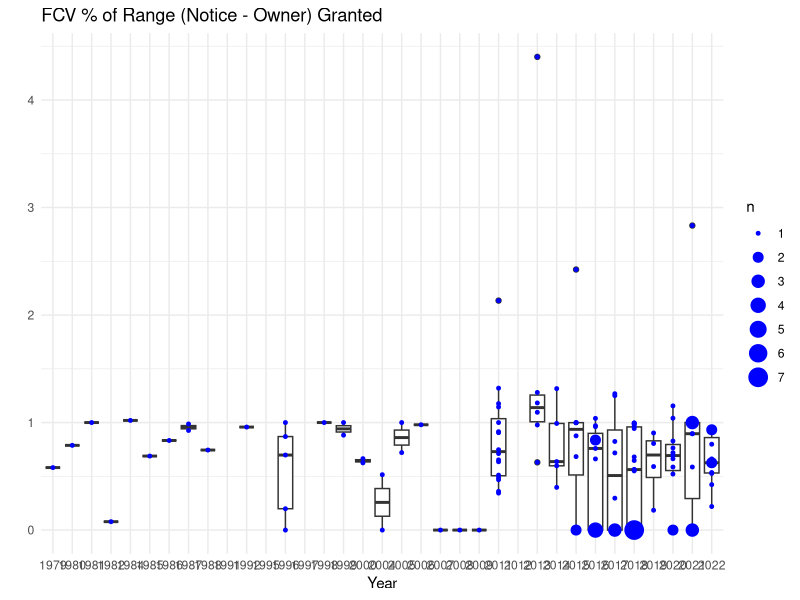
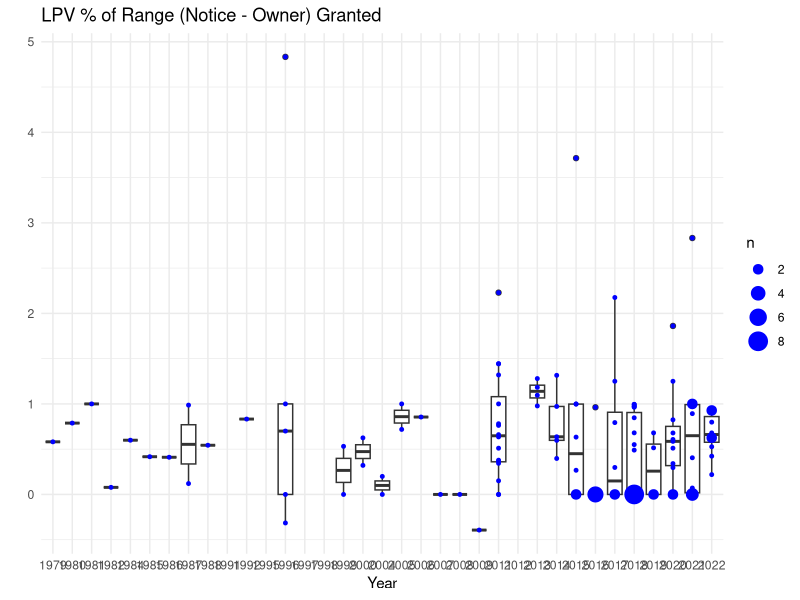

These charts were generated, in order, by the following R code:

library(tidyverse)

# read data into tibble
petitions <- read_csv("Updated2/master_edited_4.28.25.csv")

# create identifier
petitions$ID <- 1:nrow(petitions)

# rename relevant columns
names(petitions)[1] <- 'include'
names(petitions)[3] <- 'tax_year'
names(petitions)[11] <- 'FCV_owner'
names(petitions)[12] <- 'LPV_owner'
names(petitions)[13] <- 'FCV_notice'
names(petitions)[14] <- 'LPV_notice'
names(petitions)[15] <- 'FCV_decision'
names(petitions)[16] <- 'LPV_decision'
names(petitions)[19] <- 'outcome'
names(petitions)[20] <- 'outcome_details'
names(petitions)[21] <- 'FCV_change'
names(petitions)[22] <- 'LPV_change'

petitions$tax_year = as.character(petitions$tax_year)
pet = subset(petitions,include == 1)

pet$FCV_owner = as.numeric(pet$FCV_owner)
pet$LPV_owner = as.numeric(pet$LPV_owner)
pet$FCV_notice = as.numeric(pet$FCV_notice)
pet$LPV_notice = as.numeric(pet$LPV_notice)
pet$FCV_decision = as.numeric(pet$FCV_decision)
pet$LPV_decision = as.numeric(pet$LPV_decision)

pet$FCV_owner_gain = (pet$FCV_notice - pet$FCV_decision)/(pet$FCV_notice - pet$FCV_owner)

p6a <- ggplot(pet %>% pivot_longer(cols = c(FCV_owner_gain), names_to = "variable", values_to = "value"), 
               aes(x = tax_year, y = value)) + 
  geom_boxplot() + theme_minimal()

p6a <- p6a + geom_point(color = "blue",stat = "sum", aes(size = after_stat(n))) +
  labs(title = "FCV % of Range (Notice - Owner) Granted", x = "Year", y = "", color = "Outcome")


pet$LPV_owner_gain = (pet$LPV_notice - pet$LPV_decision)/(pet$LPV_notice - pet$LPV_owner)

p6b <- ggplot(pet %>% pivot_longer(cols = c(LPV_owner_gain), names_to = "variable", values_to = "value"), 
              aes(x = tax_year, y = value)) + 
  geom_boxplot() + theme_minimal()

p6b <- p6b + geom_point(color = "blue",stat = "sum", aes(size = after_stat(n))) +
  labs(title = "LPV % of Range (Notice - Owner) Granted", x = "Year", y = "", color = "Outcome")


